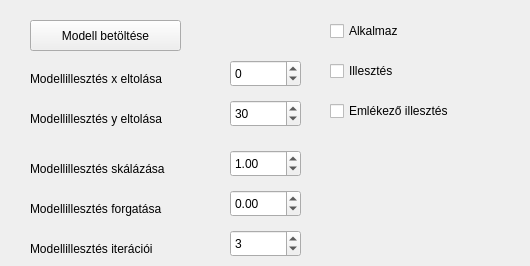
    <widget class="QWidget" name="tab">
     <attribute name="title">
      <string>A modell</string>
     </attribute>
     <widget class="QLabel" name="modelScaleLabel">
      <property name="geometry">
       <rect>
        <x>30</x>
        <y>160</y>
        <width>181</width>
        <height>17</height>
       </rect>
      </property>
      <property name="text">
       <string>Modellillesztés skálázása</string>
      </property>
     </widget>
     <widget class="QLabel" name="xShiftLabel">
      <property name="geometry">
       <rect>
        <x>30</x>
        <y>70</y>
        <width>181</width>
        <height>17</height>
       </rect>
      </property>
      <property name="text">
       <string>Modellillesztés x eltolása</string>
      </property>
     </widget>
     <widget class="QSpinBox" name="xShiftA">
      <property name="geometry">
       <rect>
        <x>230</x>
        <y>60</y>
        <width>71</width>
        <height>27</height>
       </rect>
      </property>
      <property name="minimum">
       <number>-100</number>
      </property>
     </widget>
     <widget class="QDoubleSpinBox" name="modelScaleA">
      <property name="geometry">
       <rect>
        <x>230</x>
        <y>150</y>
        <width>71</width>
        <height>27</height>
       </rect>
      </property>
      <property name="maximum">
       <double>1000.990000000000009</double>
      </property>
      <property name="singleStep">
       <double>0.010000000000000</double>
      </property>
      <property name="value">
       <double>1.000000000000000</double>
      </property>
     </widget>
     <widget class="QLabel" name="modelRotLabel">
      <property name="geometry">
       <rect>
        <x>30</x>
        <y>200</y>
        <width>181</width>
        <height>17</height>
       </rect>
      </property>
      <property name="text">
       <string>Modellillesztés forgatása</string>
      </property>
     </widget>
     <widget class="QDoubleSpinBox" name="modelRotA">
      <property name="geometry">
       <rect>
        <x>230</x>
        <y>190</y>
        <width>71</width>
        <height>27</height>
       </rect>
      </property>
      <property name="minimum">
       <double>-10.000000000000000</double>
      </property>
      <property name="singleStep">
       <double>0.010000000000000</double>
      </property>
     </widget>
     <widget class="QSpinBox" name="modelIterationsA">
      <property name="geometry">
       <rect>
        <x>230</x>
        <y>230</y>
        <width>71</width>
        <height>27</height>
       </rect>
      </property>
      <property name="value">
       <number>3</number>
      </property>
     </widget>
     <widget class="QLabel" name="yShiftLabel">
      <property name="geometry">
       <rect>
        <x>30</x>
        <y>110</y>
        <width>181</width>
        <height>17</height>
       </rect>
      </property>
      <property name="text">
       <string>Modellillesztés y eltolása</string>
      </property>
     </widget>
     <widget class="QLabel" name="modelIterationsLabel">
      <property name="geometry">
       <rect>
        <x>30</x>
        <y>240</y>
        <width>181</width>
        <height>17</height>
       </rect>
      </property>
      <property name="text">
       <string>Modellillesztés iterációi</string>
      </property>
     </widget>
     <widget class="QSpinBox" name="yShiftA">
      <property name="geometry">
       <rect>
        <x>230</x>
        <y>100</y>
        <width>71</width>
        <height>27</height>
       </rect>
      </property>
      <property name="minimum">
       <number>-100</number>
      </property>
      <property name="value">
       <number>30</number>
      </property>
     </widget>
     <widget class="QPushButton" name="loadModelA">
      <property name="geometry">
       <rect>
        <x>30</x>
        <y>20</y>
        <width>151</width>
        <height>31</height>
       </rect>
      </property>
      <property name="text">
       <string>Modell betöltése</string>
      </property>
     </widget>
     <widget class="QCheckBox" name="memoFitA">
      <property name="geometry">
       <rect>
        <x>330</x>
        <y>100</y>
        <width>191</width>
        <height>22</height>
       </rect>
      </property>
      <property name="text">
       <string>Emlékező illesztés</string>
      </property>
     </widget>
     <widget class="QCheckBox" name="modelFitA">
      <property name="geometry">
       <rect>
        <x>330</x>
        <y>60</y>
        <width>191</width>
        <height>22</height>
       </rect>
      </property>
      <property name="text">
       <string>Illesztés</string>
      </property>
     </widget>
     <widget class="QCheckBox" name="inUseA">
      <property name="geometry">
       <rect>
        <x>330</x>
        <y>20</y>
        <width>97</width>
        <height>22</height>
       </rect>
      </property>
      <property name="text">
       <string>Alkalmaz</string>
      </property>
     </widget>
    </widget>
